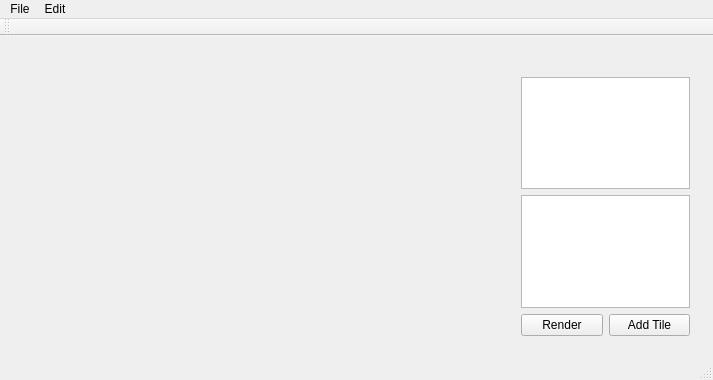
<?xml version="1.0" encoding="UTF-8"?>
<ui version="4.0">
 <class>MainWindow</class>
 <widget class="QMainWindow" name="MainWindow">
  <property name="geometry">
   <rect>
    <x>0</x>
    <y>0</y>
    <width>713</width>
    <height>380</height>
   </rect>
  </property>
  <property name="windowTitle">
   <string>MainWindow</string>
  </property>
  <widget class="QWidget" name="centralWidget">
   <widget class="QWidget" name="layoutWidget">
    <property name="geometry">
     <rect>
      <x>510</x>
      <y>30</y>
      <width>191</width>
      <height>281</height>
     </rect>
    </property>
    <layout class="QVBoxLayout" name="rightLayout">
     <item>
      <widget class="QTreeView" name="TileStack"/>
     </item>
     <item>
      <widget class="QTableView" name="tileInfo">
       <property name="alternatingRowColors">
        <bool>true</bool>
       </property>
       <property name="horizontalScrollMode">
        <enum>QAbstractItemView::ScrollPerPixel</enum>
       </property>
       <attribute name="horizontalHeaderHighlightSections">
        <bool>false</bool>
       </attribute>
       <attribute name="horizontalHeaderMinimumSectionSize">
        <number>10</number>
       </attribute>
      </widget>
     </item>
     <item>
      <layout class="QHBoxLayout" name="buttonLayout">
       <item>
        <widget class="QPushButton" name="renderButton">
         <property name="text">
          <string>Render</string>
         </property>
        </widget>
       </item>
       <item>
        <widget class="QPushButton" name="addTileButton">
         <property name="text">
          <string>Add Tile</string>
         </property>
        </widget>
       </item>
      </layout>
     </item>
    </layout>
   </widget>
   <widget class="QWidget" name="horizontalLayoutWidget">
    <property name="geometry">
     <rect>
      <x>29</x>
      <y>29</y>
      <width>461</width>
      <height>281</height>
     </rect>
    </property>
    <layout class="QHBoxLayout" name="displayLayout"/>
   </widget>
   <widget class="QWidget" name="layoutWidget">
    <property name="geometry">
     <rect>
      <x>-29</x>
      <y>30</y>
      <width>2</width>
      <height>2</height>
     </rect>
    </property>
    <layout class="QHBoxLayout" name="horizontalLayout_3"/>
   </widget>
  </widget>
  <widget class="QMenuBar" name="menuBar">
   <property name="geometry">
    <rect>
     <x>0</x>
     <y>0</y>
     <width>713</width>
     <height>21</height>
    </rect>
   </property>
   <widget class="QMenu" name="menuFile">
    <property name="title">
     <string>File</string>
    </property>
    <addaction name="actionNew"/>
    <addaction name="actionOpen"/>
    <addaction name="actionSave"/>
    <addaction name="separator"/>
    <addaction name="actionExport"/>
    <addaction name="separator"/>
    <addaction name="actionExit"/>
   </widget>
   <widget class="QMenu" name="menuEdit">
    <property name="title">
     <string>Edit</string>
    </property>
   </widget>
   <addaction name="menuFile"/>
   <addaction name="menuEdit"/>
  </widget>
  <widget class="QToolBar" name="mainToolBar">
   <attribute name="toolBarArea">
    <enum>TopToolBarArea</enum>
   </attribute>
   <attribute name="toolBarBreak">
    <bool>false</bool>
   </attribute>
  </widget>
  <widget class="QStatusBar" name="statusBar"/>
  <action name="actionNew">
   <property name="text">
    <string>New</string>
   </property>
  </action>
  <action name="actionOpen">
   <property name="text">
    <string>Open</string>
   </property>
  </action>
  <action name="actionSave">
   <property name="text">
    <string>Save</string>
   </property>
  </action>
  <action name="actionExit">
   <property name="text">
    <string>Exit</string>
   </property>
  </action>
  <action name="actionExport">
   <property name="text">
    <string>Export</string>
   </property>
  </action>
 </widget>
 <layoutdefault spacing="6" margin="11"/>
 <resources/>
 <connections/>
</ui>
